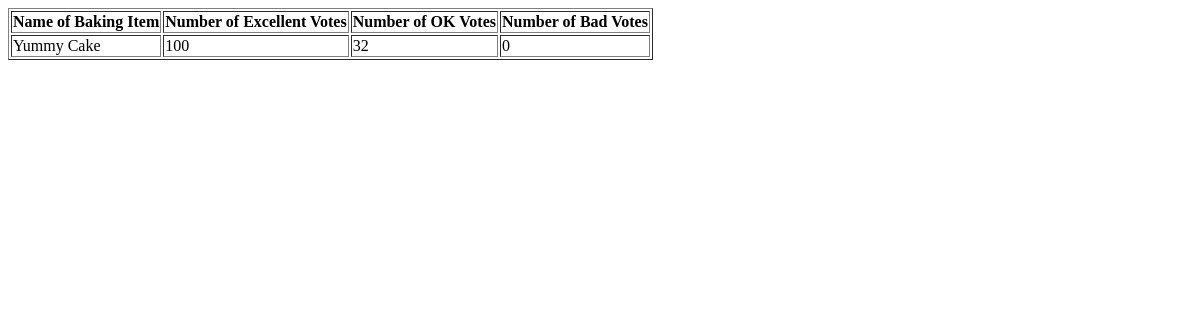
The app's page /my-results (signed in), older data.
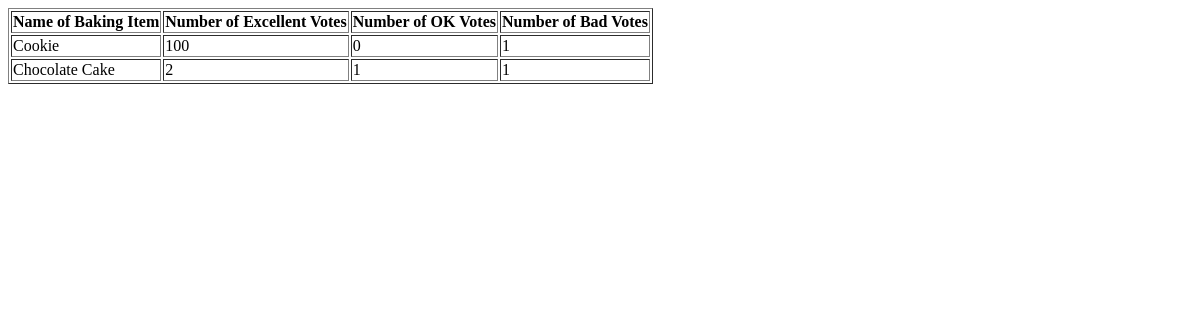
The same page, newer data.
### tables this page shows
CREATE TABLE entries(
			entryID INTEGER PRIMARY KEY AUTOINCREMENT, 
			userName TEXT NOT NULL, 
			item TEXT NOT NULL, 
			excellent INTEGER NOT NULL, 
			ok INTEGER NOT NULL, 
			bad INTEGER NOT NULL);

### Boss_M_Agrawal_M_Assignment5.py (the view)
@app.route('/my-results')
def myResults():
	if not session.get('logged_in'):
		return render_template('login.html')
	username = session['username']
	conn = sqlite3.connect('./assignment5.db')
	conn.row_factory = sqlite3.Row
	cur = conn.cursor()
	cur.execute("SELECT * FROM entries WHERE userName = ?",
			 (username, ))
	user_entries = cur.fetchall()
	conn.close()
	return render_template('my-results.html', entries=user_entries)

### templates/my-results.html (shortened to what this page needs)
<!DOCTYPE html>
<html lang="en">
<head>
</head>
<body>
    <table border="1">
        <tr>
            <th>Name of Baking Item</th>
            <th>Number of Excellent Votes</th>
            <th>Number of OK Votes</th>
            <th>Number of Bad Votes</th>
        </tr>
        {% for e in entries %}
        <tr>
            <td>{{ e['item']}}</td>
            <td>{{ e['excellent']}}</td>
            <td>{{ e['ok']}}</td>
            <td>{{ e['bad']}}</td>
        </tr>
        {% endfor %}
    </table>
</body>
</html>

Row changes from the older to the newer data that the page shows:
no longer on this page (row unchanged): entries: item "Yummy Cake", excellent "100", ok "32", bad "0"
now on this page (row unchanged): entries: item "Cookie", excellent "100", ok "0", bad "1"
added entries: item "Chocolate Cake", excellent "2", ok "1", bad "1"
